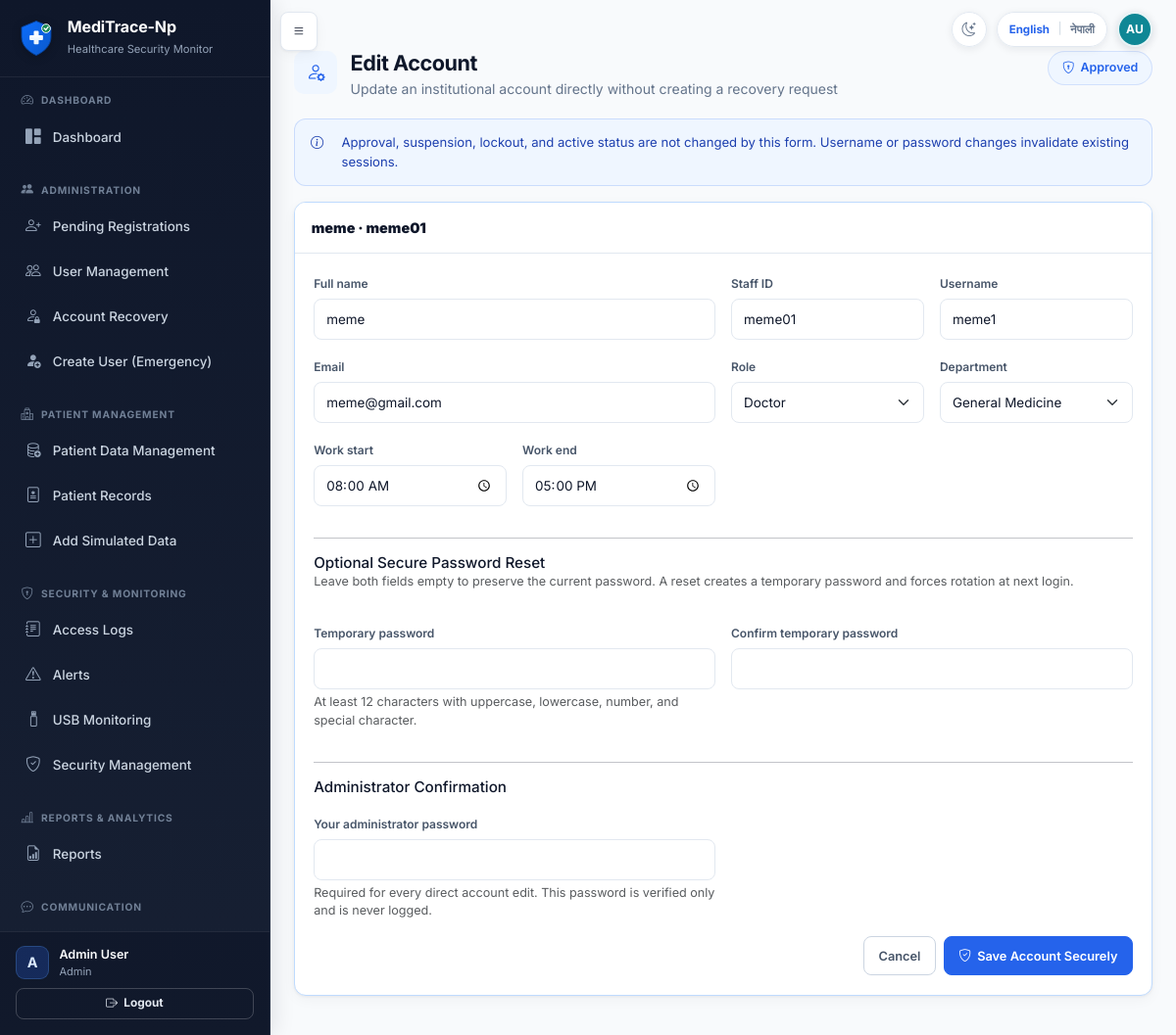
Screenshot of /admin/users/45/edit (signed in) with the database file from the repository.
### tables this page shows
CREATE TABLE users (
            id INTEGER PRIMARY KEY AUTOINCREMENT,
            full_name TEXT NOT NULL,
            staff_id TEXT NOT NULL UNIQUE,
            email TEXT NOT NULL UNIQUE,
            username TEXT NOT NULL UNIQUE,
            password_hash TEXT NOT NULL,
            role TEXT NOT NULL,
            department TEXT NOT NULL,
            work_start TEXT NOT NULL,
            work_end TEXT NOT NULL,
            approval_status TEXT NOT NULL DEFAULT 'pending',
            is_active INTEGER NOT NULL DEFAULT 1,
            approved_by INTEGER,
            approved_at TEXT,
            rejection_reason TEXT,
            created_at TEXT NOT NULL,
            last_login TEXT, is_deleted INTEGER NOT NULL DEFAULT 0, failed_attempts INTEGER NOT NULL DEFAULT 0, locked_until TEXT, last_failed_login TEXT, must_change_password INTEGER NOT NULL DEFAULT 0, credential_version INTEGER NOT NULL DEFAULT 0, credentials_changed_at TEXT, credentials_changed_by INTEGER, preferred_language TEXT NOT NULL DEFAULT 'en',
            FOREIGN KEY (approved_by) REFERENCES users(id)
        );

### app.py (the view, shortened to what this page needs)
@app.route('/admin/users/<int:user_id>/edit', methods=['GET', 'POST'])
@login_required
@admin_panel_required
def edit_user_account(user_id):
    target = get_user_by_id(user_id)
    if not target:
        abort(404)
    if not can_manage_user(current_user, target):
        abort(403)
    return render_template(
        'edit_account.html', user=target,
        roles=['Admin'] if target['role'] == 'Admin' else Config.STAFF_REGISTER_ROLES,
        departments=Config.DEPARTMENTS,
        password_min_length=Config.TEMPORARY_PASSWORD_MIN_LENGTH,
    )

### templates/edit_account.html (shortened to what this page needs)
{% extends "base.html" %}
{% from "macros.html" import page_header %}
{% block extra_head %}<link href="{{ url_for('static', filename='css/account-recovery.css') }}" rel="stylesheet">{% endblock %}
{% block content %}
<div class="app-page account-edit-page">
  {{ page_header('Edit Account', 'Update an institutional account directly without creating a recovery request', 'bi-person-gear', tr_display(user.approval_status), 'bi-shield-lock') }}
  <div class="alert alert-info"><i class="bi bi-info-circle me-2"></i>Approval, suspension, lockout, and active status are not changed by this form. Username or password changes invalidate existing sessions.</div>
  <form method="POST" class="card recovery-action-card" novalidate>
    <div class="card-header"><strong>{{ user.full_name }} · {{ user.staff_id }}</strong></div>
    <div class="card-body row g-3">
      <div class="col-md-6"><label class="form-label" for="editFullName">Full name</label><input class="form-control" id="editFullName" name="full_name" value="{{ user.full_name }}" maxlength="100" required></div>
      <div class="col-md-3"><label class="form-label" for="editStaffId">Staff ID</label><input class="form-control" id="editStaffId" name="staff_id" value="{{ user.staff_id }}" maxlength="20" required></div>
      <div class="col-md-3"><label class="form-label" for="editUsername">Username</label><input class="form-control" id="editUsername" name="username" value="{{ user.username }}" maxlength="50" required></div>
      <div class="col-md-6"><label class="form-label" for="editEmail">Email</label><input class="form-control" type="email" id="editEmail" name="email" value="{{ user.email }}" maxlength="254" required></div>
      <div class="col-md-3"><label class="form-label" for="editRole">Role</label><select class="form-select" id="editRole" name="role" required>{% for role in roles %}<option value="{{ role }}" {% if user.role == role %}selected{% endif %}>{{ tr_display(role) }}</option>{% endfor %}</select></div>
      <div class="col-md-3"><label class="form-label" for="editDepartment">Department</label><select class="form-select" id="editDepartment" name="department" required>{% for department in departments %}<option value="{{ department }}" {% if user.department == department %}selected{% endif %}>{{ tr_display(department) }}</option>{% endfor %}</select></div>
      <div class="col-md-3"><label class="form-label" for="editWorkStart">Work start</label><input class="form-control" type="time" id="editWorkStart" name="work_start" value="{{ user.work_start }}" required></div>
      <div class="col-md-3"><label class="form-label" for="editWorkEnd">Work end</label><input class="form-control" type="time" id="editWorkEnd" name="work_end" value="{{ user.work_end }}" required></div>
      <div class="col-12"><hr><h3 class="recovery-form-section-title">Optional Secure Password Reset</h3><p class="text-muted small">Leave both fields empty to preserve the current password. A reset creates a temporary password and forces rotation at next login.</p></div>
      <div class="col-md-6"><label class="form-label" for="editTemporaryPassword">Temporary password</label><input class="form-control" type="password" id="editTemporaryPassword" name="temporary_password" maxlength="128" autocomplete="new-password"><div class="form-text">At least {{ password_min_length }} characters with uppercase, lowercase, number, and special character.</div></div>
      <div class="col-md-6"><label class="form-label" for="editConfirmTemporaryPassword">Confirm temporary password</label><input class="form-control" type="password" id="editConfirmTemporaryPassword" name="confirm_temporary_password" maxlength="128" autocomplete="new-password"></div>
      <div class="col-12"><hr><h3 class="recovery-form-section-title">Administrator Confirmation</h3></div>
      <div class="col-md-6"><label class="form-label" for="editAdminPassword">Your administrator password</label><input class="form-control" type="password" id="editAdminPassword" name="admin_password" maxlength="128" autocomplete="current-password" required><div class="form-text">Required for every direct account edit. This password is verified only and is never logged.</div></div>
      <div class="col-12 d-flex gap-2 justify-content-end"><a href="{{ url_for('user_management') }}" class="btn btn-outline-secondary">Cancel</a><button class="btn btn-primary"><i class="bi bi-shield-check"></i>Save Account Securely</button></div>
    </div>
  </form>
</div>
{% endblock %}

### templates/base.html (shortened to what this page needs)
<!DOCTYPE html>
<html lang="{{ current_locale|default('en') }}" data-theme="light">
<head>
    <link href="https://cdn.jsdelivr.net/npm/bootstrap@5.3.2/dist/css/bootstrap.min.css" rel="stylesheet">
    <link href="https://cdn.jsdelivr.net/npm/bootstrap-icons@1.11.1/font/bootstrap-icons.css" rel="stylesheet">
    <link href="{{ url_for('static', filename='css/style.css') }}" rel="stylesheet">
    <link href="{{ url_for('static', filename='css/explainability.css') }}" rel="stylesheet">
    {% block extra_head %}{% endblock %}
    <link href="{{ url_for('static', filename='css/theme.css') }}" rel="stylesheet">
</head>
<body class="{% if current_user.is_authenticated %}has-sidebar{% endif %}">
    {% set language_return_path = request.full_path if request.query_string else request.path %}
    {% macro language_switch(extra_class='') %}
    <form method="POST" action="{{ url_for('change_language') }}" class="language-switch {{ extra_class }}" aria-label="{{ _('Switch language') }}">
        <button type="submit" name="language" value="en" class="language-option{% if current_locale == 'en' %} active{% endif %}" lang="en" aria-pressed="{{ 'true' if current_locale == 'en' else 'false' }}">English</button>
        <span class="language-divider" aria-hidden="true">|</span>
        <button type="submit" name="language" value="ne" class="language-option{% if current_locale == 'ne' %} active{% endif %}" lang="ne" aria-pressed="{{ 'true' if current_locale == 'ne' else 'false' }}">नेपाली</button>
    </form>
    {% endmacro %}
    {% macro theme_toggle(extra_class='') %}
    <button
        type="button"
        class="theme-toggle {{ extra_class }}"
        aria-label="{{ _('Switch to Dark Mode') }}"
        aria-pressed="false"
        title="{{ _('Switch to Dark Mode') }}"
        data-label-dark="{{ _('Switch to Dark Mode') }}"
        data-label-light="{{ _('Switch to Light Mode') }}"
    ><i class="bi bi-moon-stars" aria-hidden="true"></i></button>
    {% endmacro %}
    {% if current_user.is_authenticated %}
    {% from "macros.html" import user_initials %}
    {% set avatar_name = current_user.full_name|default('', true)|trim %}
    {% if not avatar_name %}{% set avatar_name = current_user.display_name|default('', true)|trim %}{% endif %}
    {% if not avatar_name %}{% set avatar_name = current_user.username|default('User', true)|trim %}{% endif %}
    <button type="button" class="btn btn-dark sidebar-toggle-btn" id="sidebarToggle" aria-label="{{ _('Toggle navigation') }}">
        <i class="bi bi-list"></i>
    </button>
    <div class="authenticated-header-actions" aria-label="{{ _('Current user') }}">
        {{ theme_toggle() }}
        {{ language_switch() }}
        <span
            class="header-user-avatar"
            role="img"
            aria-label="{{ _('Signed in as {name}', name=avatar_name) }}"
            title="{{ avatar_name }}"
        >{{ user_initials(current_user) }}</span>
    </div>
    <aside class="sidebar" id="sidebar">
        <div class="sidebar-brand">
            <img src="{{ url_for('static', filename='images/meditrace-logo.svg') }}" alt="{{ APP_NAME|default('MediTrace-Np') }}" class="brand-logo">
            <div>
                <h5 class="text-white mb-0 brand-title">{{ APP_NAME|default('MediTrace-Np') }}</h5>
                <small class="text-muted">Healthcare Security Monitor</small>
            </div>
        </div>
        <div class="sidebar-nav-scroll">
            {% import "sidebar_macros.html" as sidebar with context %}
            {% if current_user.is_admin_panel %}
                {{ sidebar.admin_sidebar() }}
            {% else %}
                {{ sidebar.staff_sidebar() }}
            {% endif %}
        </div>
        <div class="sidebar-footer">
            <div class="sidebar-user-summary">
                <span class="sidebar-user-avatar" aria-hidden="true">{{ current_user.full_name[:1]|upper }}</span>
                <div class="sidebar-user-copy">
                    <div class="small text-muted sidebar-user-name">{{ current_user.full_name }}</div>
                    <div class="small text-muted sidebar-user-role">{{ tr_display(current_user.role) }}</div>
                </div>
            </div>
            <a href="{{ url_for('logout') }}" class="btn btn-outline-light btn-sm mt-2 w-100 fw-bold">
                <i class="bi bi-box-arrow-right"></i> Logout
            </a>
        </div>
    </aside>
    <main class="main-content" id="mainContent">
    {% else %}
    <div class="public-header-actions">
        {{ theme_toggle('public-theme-toggle') }}
        {{ language_switch('public-language-switch') }}
    </div>
    <main class="auth-main container py-4">
    {% endif %}
            {% block content %}{% endblock %}
    {% if current_user.is_authenticated %}
    </main>
    {% else %}
    </main>
    {% endif %}
</body>
</html>

### templates/sidebar_macros.html (shortened to what this page needs)
{% macro section_header(icon, title) %}
<div class="sidebar-section-header">
    <i class="bi {{ icon }}"></i>
    <span>{{ _(title) }}</span>
</div>
{% endmacro %}
{% macro admin_sidebar() %}
<ul class="nav flex-column sidebar-nav">
    {{ section_header('bi-speedometer2', 'Dashboard') }}
    <li class="nav-item">
        <a class="nav-link {{ nav_active('admin_dashboard') }}" href="{{ url_for('admin_dashboard') }}">
            <i class="bi bi-grid-1x2-fill"></i><span>Dashboard</span>
        </a>
    </li>
    {{ section_header('bi-people-fill', 'Administration') }}
    <li class="nav-item">
        <a class="nav-link {{ nav_active('pending_users') }}" href="{{ url_for('pending_users') }}">
            <i class="bi bi-person-plus"></i><span>Pending Registrations</span>
        </a>
    </li>
    <li class="nav-item">
        <a class="nav-link {{ nav_active('user_management', 'user_activity') }}" href="{{ url_for('user_management') }}">
            <i class="bi bi-people"></i><span>User Management</span>
        </a>
    </li>
    <li class="nav-item">
        <a class="nav-link {{ nav_active('recovery_requests', 'recovery_request_detail') }}" href="{{ url_for('recovery_requests') }}">
            <i class="bi bi-person-lock"></i><span>Account Recovery</span>
        </a>
    </li>
    <li class="nav-item">
        <a class="nav-link {{ nav_active('admin_create_user') }}" href="{{ url_for('admin_create_user') }}">
            <i class="bi bi-person-fill-add"></i><span>Create User (Emergency)</span>
        </a>
    </li>
    {{ section_header('bi-hospital', 'Patient Management') }}
    <li class="nav-item">
        <a class="nav-link {{ nav_active('patient_data_management') }}" href="{{ url_for('patient_data_management') }}">
            <i class="bi bi-database-add"></i><span>Patient Data Management</span>
        </a>
    </li>
    <li class="nav-item">
        <a class="nav-link {{ nav_active('patient_records', 'record_detail') }}" href="{{ url_for('patient_records') }}">
            <i class="bi bi-file-medical"></i><span>Patient Records</span>
        </a>
    </li>
    <li class="nav-item">
        <a class="nav-link {{ nav_active('simulated_patient_data') }}" href="{{ url_for('simulated_patient_data') }}">
            <i class="bi bi-plus-square"></i><span>Add Simulated Data</span>
        </a>
    </li>
    {{ section_header('bi-shield-lock', 'Security & Monitoring') }}
    <li class="nav-item">
        <a class="nav-link {{ nav_active('admin_events') }}" href="{{ url_for('admin_events') }}">
            <i class="bi bi-journal-text"></i><span>Access Logs</span>
        </a>
    </li>
    <li class="nav-item">
        <a class="nav-link {{ nav_active('admin_alerts') }}" href="{{ url_for('admin_alerts') }}">
            <i class="bi bi-exclamation-triangle"></i><span>Alerts</span>
        </a>
    </li>
    <li class="nav-item">
        <a class="nav-link {{ nav_active('usb_monitoring') }}" href="{{ url_for('usb_monitoring') }}">
            <i class="bi bi-usb-drive"></i><span>USB Monitoring</span>
        </a>
    </li>
    <li class="nav-item">
        <a class="nav-link {{ nav_active('security_management', 'retrain_behaviour_model') }}" href="{{ url_for('security_management') }}">
            <i class="bi bi-shield-check"></i><span>Security Management</span>
        </a>
    </li>
    {{ section_header('bi-bar-chart-line', 'Reports & Analytics') }}
    <li class="nav-item">
        <a class="nav-link {{ nav_active('admin_reports', 'view_report') }}" href="{{ url_for('admin_reports') }}">
            <i class="bi bi-file-earmark-bar-graph"></i><span>Reports</span>
        </a>
    </li>
    {{ section_header('bi-chat-dots', 'Communication') }}
    <li class="nav-item">
        <a class="nav-link {{ nav_active('admin_messages') }}" href="{{ url_for('admin_messages') }}">
        </a>
    </li>
</ul>
{% endmacro %}

### rows the page displays
users: full_name "A", full_name "Admin User", role "Admin"
users: full_name "meme", staff_id "meme01", username "meme1", email "meme@gmail.com", role "Doctor", department "General Medicine", work_start "08:00", work_end "17:00"

### other values shown
{{ (name_parts[0][0] ~ name_parts[-1][0])|upper }} "AU"
{{ APP_NAME|default('MediTrace-Np') }} "MediTrace-Np"
{{ password_min_length }} "12"
